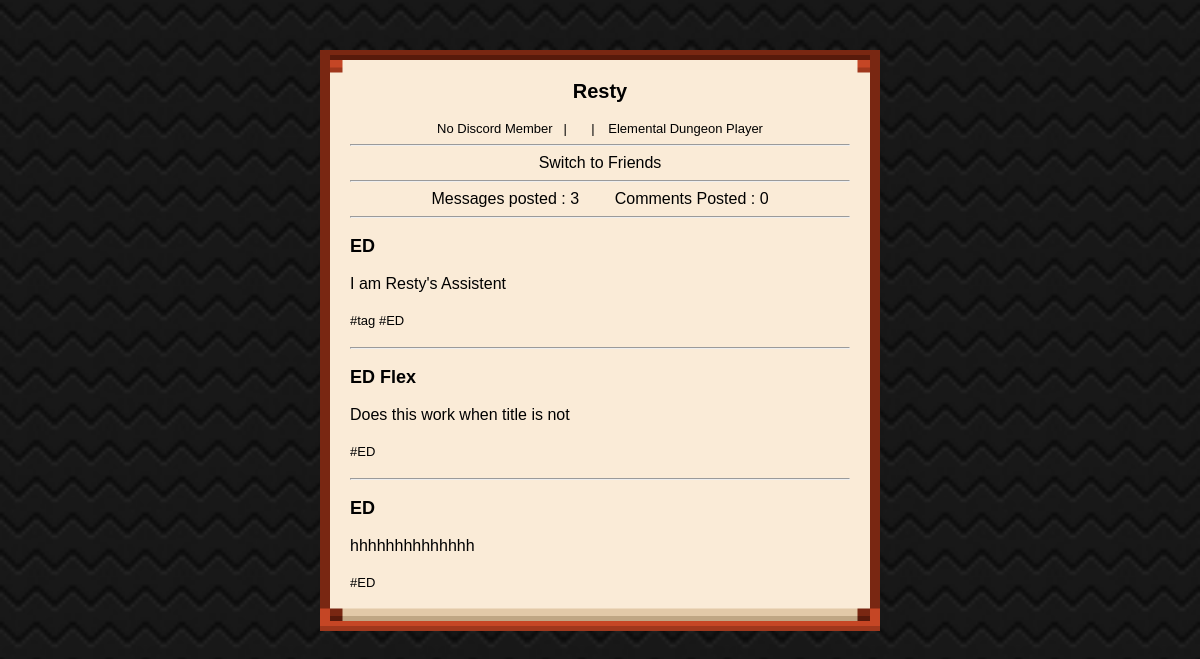
Screenshot of /team/nick/profile/?user=Resty (signed in) with the database file from the repository.
### team/models.py (models this page shows, shortened)
class profile(models.Model):
    username = models.ForeignKey(User, on_delete=models.CASCADE)
    discord_member = models.BooleanField(default=False)
    discord_name = models.CharField(max_length=255, blank=True)
    special = models.BooleanField(default=False)
    special_roles = models.CharField(max_length=255, blank=True)
    long_supporter = models.BooleanField(default=False)
    muffin_family = models.BooleanField(default=False)
    muffin_role = models.CharField(max_length=255, blank=True)
    friend_list = models.ManyToManyField(User, blank=True, related_name='friend_list')
    fa_list = models.ManyToManyField(User, blank=True, related_name='fa_list')
    fa_send = models.ManyToManyField(User, blank=True, related_name='fa_send')
    USERNAME_FIELD = 'username'

class forum(models.Model):
    user = models.CharField(max_length=255, default=' ')
    title = models.CharField(max_length=100, unique=False, blank=False, default='')
    message = models.CharField(max_length=255)
    tags = models.CharField(max_length=255)
    created_at = models.DateTimeField(auto_now_add=True)
    like = models.ManyToManyField(User, related_name='like', blank=True)
    dislike = models.ManyToManyField(User, related_name='dislike', blank=True)

### team/views.py (the view)
# urls.py: path('team/nick/profile/', views.profile_view, name='profile'),
def profile_view(request):
    if request.GET.get('user'):
        usernameget = request.GET.get('user')
        profile_data = profile.objects.filter(username__username=usernameget)
        forum_data = forum.objects.filter(user=usernameget).order_by('-created_at')
        msg_counter = forum_data.count()
        friends_data = profile.objects.filter(username__username=usernameget)
        cc_data = comment.objects.filter(User=usernameget)
        cc_counter = cc_data.count()
    return render(request, 'nick/Account/profile.html',
                  {'profile': profile_data, 'data': forum_data, 'msg_counter': msg_counter,'cc_counter': cc_counter ,'friend_data': friends_data,'cc_data': cc_data, 'user': usernameget})

### team/templatetags/hashtag.py (called while the page is built)
@register.simple_tag()
def check(tags):
    try:
        tag = tags.split(' ')
        new_tag = ' '
        for singletag in tag:
            if singletag.startswith('#'):
                new_tag = f'{new_tag} {singletag}'
            else:
                new_tag = f'{new_tag} #{singletag}'
        return new_tag
    except:
        if tags.startswith('#'):
            return (tags)
        else:
            x = f'#{tags}'
            return x

### templates/nick/Account/profile.html (shortened to what this page needs)
{% load static %}
{% load hashtag %}
{% load friendscheck %}
{% load sass_tags %}
<!DOCTYPE html>
<html>
    <link rel="stylesheet" href={% static 'css/nick/profile.css' %}>
    <link rel="stylesheet" href="{% sass_src 'css/nick/light/global.scss' %}">
    <link rel="stylesheet" href="{% sass_src 'css/nick/dark/global.scss' %}">
    <link rel="stylesheet" href="{% sass_src 'css/nick/mobile/global.scss' %}">
    <body>
        <center>
        <div id="profile">
        {% for profil in profile %}
            <label style="font-size: 20px;"><b>{{ profil.username }}</b></label><br><br>
            <div style="font-size: 13px;">
            {% if profil.discord_member %}
                <label id='discordTag' >{{ profil.discord_name }} &nbsp;&nbsp;|</label>
            {% else %}
                <label id='discordTag'>No Discord Member &nbsp;&nbsp;|</label>
            {% endif %}
            {% if profil.muffin_family %}
             <label id='muffinRole' style="padding-left: 10px;">{{ profil.muffin_role}} &nbsp;&nbsp; |</label>
            {% endif %}
            {% if profil.special %}
                <label id='specialRole' style="padding-left: 10px;">{{ profil.special_roles}}</label>
            {% else %}
              <label id='specialRole'  style="padding-left: 10px;">Elemental Dungeon Player </label>
            {% endif %}
            </div>
            {% if request.user.username == user %}
            <hr>
            <label id="Switchf" onclick="stf()">Switch to Friends</label>
            {% endif %}
            <hr>
            <div id="counter" style="display: inline" onclick="messagef()"><label> Messages posted : {{ msg_counter }}</label></div>
            <label>&nbsp;&nbsp;&nbsp;&nbsp;&nbsp;&nbsp;</label>
            <label id="cc" onclick="ccf()">Comments Posted : {{ cc_counter }}</label>
            <div id="messages" >
        {% for msg in data %}
            <hr>
            <div  id="userMessage" onclick="location.href='/team/nick/forum/message/?user={{ msg.user }}&title={{ msg.title }}';">
            <label id='userTopic' style="font-size: large;"><b>{{ msg.title }}</b></label><br><br>
            <label id='userDescription'> {{ msg.message}}</label><br><br>
            <label id='userKeyword' style="font-size: 13px;">{% check msg.tags %}</label>
            </div>
        {% endfor %}
        </div>
        {% endfor %}
        </div>
        </center>
    </body>
</html>

### team/static/css/nick/profile.css (style rules this page uses)
#userMessage { text-align: left; padding-top: 10px; padding-bottom: 10px; }
#profile { background-color:#faebd7; border: 30px solid transparent; border-image: url('../../img/nick/darkthiccborder.png') 20% round; margin-top: 50px; width: 500px; height: max-content; }
body { background-image: url("../../img/nick/patterndark.png"); background-size: 2000px; background-repeat: inherit; font-family: 'Gill Sans', 'Gill Sans MT', Calibri, 'Trebuchet MS', sans-serif; }

### rows the page displays
profile: username "Resty", discord_member "No Discord Member |", special "Elemental Dungeon Player", msg_counter "3", cc_counter "0"
forum: title "ED", message "I am Resty's Assistent", tags "#tag #ED"
forum: title "ED Flex", message "Does this work when title is not", tags "#ED"
forum: title "ED", message "hhhhhhhhhhhhhh", tags "#ED"
